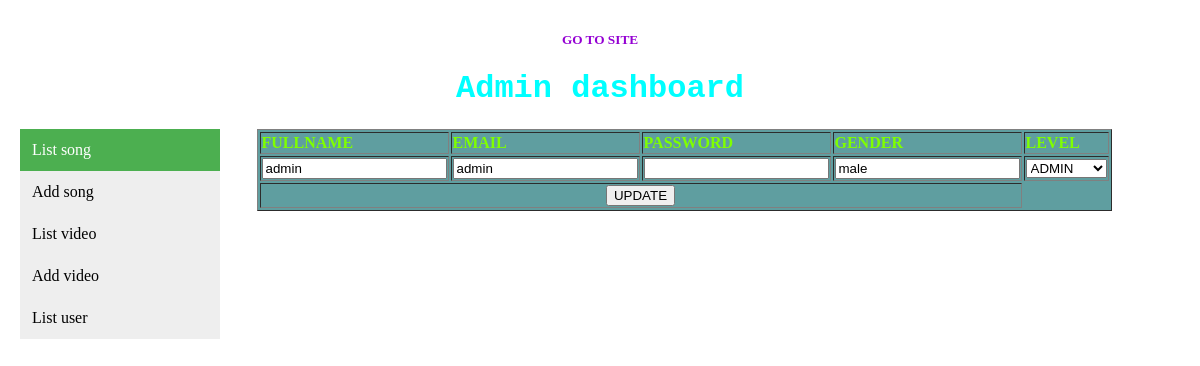
Page /admin?page=edituser&id=3 (signed in) on the committed database.
### tables this page shows
CREATE TABLE `user` (
  `id` int(255) NOT NULL,
  `fullname` varchar(100) NOT NULL,
  `email` varchar(100) NOT NULL,
  `password` varchar(100) NOT NULL,
  `gender` varchar(6) NOT NULL,
  `level` tinyint(1) NOT NULL DEFAULT '2'
);

### admin/edituser.php (the view, shortened to what this page needs)
<?php
	require("../lib/connect.php");
	if(isset($_GET['page']) && $_GET['page'] =="edituser" && isset($_GET['id'])){
		$id = $_GET['id'];
		$sql = "SELECT * FROM `user` WHERE `id` = $id";
		$result = mysqli_query($con,$sql);
		$user = mysqli_fetch_assoc($result);
	}
?>
<div class="col-9">
<form method="post" enctype="multipart/form-data">
	<table border="1px" >
		<thead>
			<tr>
				<th>FULLNAME</th>
				<th>EMAIL</th>
				<th>PASSWORD</th>
				<th>GENDER</th>
				<th>LEVEL</th>
			</tr>
		</thead>
		<tbody>
			<?php if(isset($user)){?>
			<tr>
				<td><input type="text" name="fullname" value="<?php echo $user['fullname']?>"></td>
				<td><input type="text" name="email" value="<?php echo $user['email']?>"></td>
				<td><input type="text" name="password" value=""></td>
				<td><input type="text" name="gender" value="<?php echo $user['gender']?>"></td>
				<td>
					<select name="level">
						<option value="1" <?php echo $user['level']==1? "selected":"" ?> >ADMIN </option>
					</select>
				</td>
			</tr>
			<?php } ?>
			<tr>
				<td colspan="4"><input type="submit" name="update" value="UPDATE"></td>
			</tr>
		</tbody>
	</table>
</form>
</div>

### style.css (style rules this page uses)
body { margin:auto; background-image: url("images/1.jpg"); }
table { background-color:cadetblue; margin:0 auto; }
table, td { text-align: center; }
table, th { text-align: left; }
table, a { text-decoration:none; color:darkviolet; }
table, a:hover { color:chartreuse; }
.col-9 { width: 80%; float: left; }

### rows in the picture
user: fullname "admin", email "admin", gender "male", level "ADMIN"
